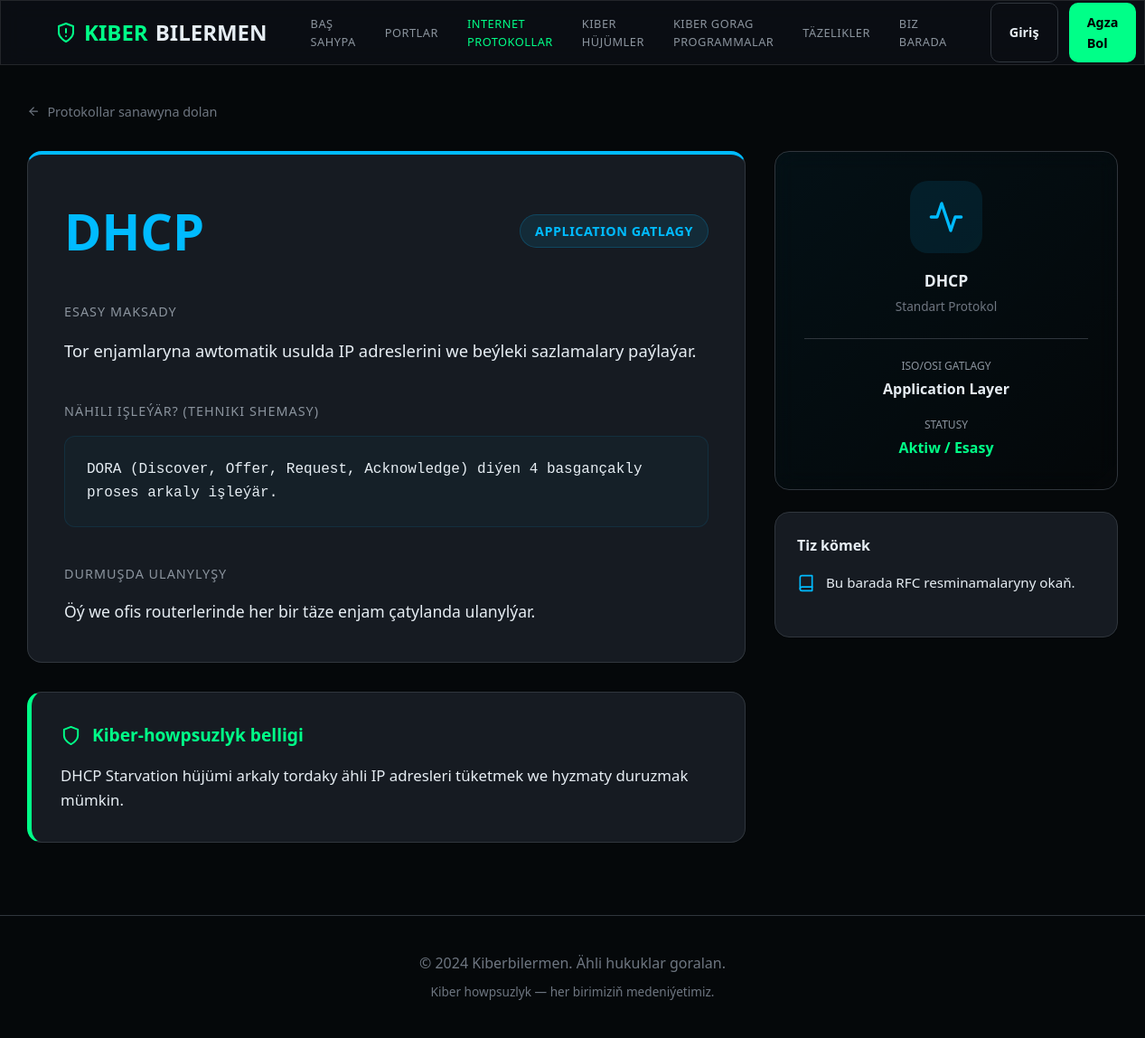
The page /protocols/6/ on the database its author committed.
### protocols/models.py (models this page shows, shortened)
class Protocol(models.Model):
    name = models.CharField(max_length=32, unique=True, verbose_name="Ady")
    category = models.ForeignKey(
        ProtocolCategory,
        on_delete=models.SET_NULL,
        null=True,
        blank=True,
        verbose_name="Kategoriýasy",
        related_name="protocols"
    )
    purpose = models.TextField(verbose_name="Maksady")
    how_it_works = models.TextField(verbose_name="Nähili işleýär?")
    real_world_use = models.TextField(blank=True, verbose_name="Amaly ulanylyşy")
    security_notes = models.TextField(blank=True, verbose_name="Howpsuzlyk bellikleri")
    highlight_dns = models.BooleanField(
        default=False,
        help_text="DNS-i sahypada has aýdyň görkezmek üçin işlediň.",
        verbose_name="DNS aýratynlygy"
    )
    class Meta:
        ordering = ["category", "name"]
        verbose_name = "Protokol"
        verbose_name_plural = "Protokollar"

class ProtocolCategory(models.Model):
    name = models.CharField(max_length=64, verbose_name="Ady")
    class Meta:
        verbose_name = "Protokol kategoriýasy"
        verbose_name_plural = "Protokol kategoriýalary"

### protocols/views.py (the view)
# urls.py: path("<int:pk>/", views.protocol_detail, name="detail"),
def protocol_detail(request, pk: int):
    protocol = get_object_or_404(Protocol, pk=pk)
    return render(request, "protocols/protocol_detail.html", {"protocol": protocol})

### protocols/templates/protocols/protocol_detail.html (shortened to what this page needs)
{% extends "base.html" %}
{% block content %}
<div style="margin-bottom: 32px;">
    <a href="{% url 'protocols:list' %}" style="color: var(--text-dim); text-decoration: none; font-size: 0.9rem; display: flex; align-items: center; gap: 8px;">
        <svg stroke="currentColor" fill="none" stroke-width="2" viewBox="0 0 24 24" stroke-linecap="round" stroke-linejoin="round" height="1em" width="1em" xmlns="http://www.w3.org/2000/svg"><line x1="19" y1="12" x2="5" y2="12"></line><polyline points="12 19 5 12 12 5"></polyline></svg>
        Protokollar sanawyna dolan
    </a>
</div>
<div class="port-detail-container" style="display: grid; grid-template-columns: 1fr 380px; gap: 32px; align-items: start;">
    <div class="detail-main">
        <div class="card glass" style="padding: 40px; margin-bottom: 32px; border-top: 4px solid var(--secondary);">
            <div style="display: flex; justify-content: space-between; align-items: center; margin-bottom: 32px;">
                <h1 style="font-size: 3.5rem; color: var(--secondary);">{{ protocol.name }}</h1>
                <span class="badge badge-registered" style="font-size: 0.9rem; padding: 6px 16px;">
                    {{ protocol.category.name }} Gatlagy
                </span>
            </div>
            <section style="margin-bottom: 40px;">
                <h3 style="color: var(--text-muted); margin-bottom: 16px; font-weight: 500; text-transform: uppercase; font-size: 0.9rem; letter-spacing: 1px;">Esasy Maksady</h3>
                <p style="font-size: 1.15rem; line-height: 1.7; color: var(--text-main);">{{ protocol.purpose }}</p>
            </section>
            <section style="margin-bottom: 40px;">
                <h3 style="color: var(--text-muted); margin-bottom: 16px; font-weight: 500; text-transform: uppercase; font-size: 0.9rem; letter-spacing: 1px;">Nähili işleýär? (Tehniki shemasy)</h3>
                <div style="background: rgba(0, 187, 255, 0.03); border: 1px solid rgba(0, 187, 255, 0.1); padding: 24px; border-radius: 12px; font-family: 'JetBrains Mono', monospace; font-size: 1rem; color: var(--text-main); line-height: 1.6;">
                    {{ protocol.how_it_works|linebreaks }}
                </div>
            </section>
            {% if protocol.real_world_use %}
                <section>
                    <h3 style="color: var(--text-muted); margin-bottom: 16px; font-weight: 500; text-transform: uppercase; font-size: 0.9rem; letter-spacing: 1px;">Durmuşda ulanylyşy</h3>
                    <p style="font-size: 1.1rem; line-height: 1.7;">{{ protocol.real_world_use }}</p>
                </section>
            {% endif %}
        </div>
        {% if protocol.security_notes %}
            <div class="card glass" style="padding: 32px; border-left: 5px solid var(--primary);">
                <h3 style="color: var(--primary); margin-bottom: 16px; display: flex; align-items: center; gap: 12px; font-size: 1.2rem;">
                    <svg stroke="currentColor" fill="none" stroke-width="2" viewBox="0 0 24 24" stroke-linecap="round" stroke-linejoin="round" height="1.2em" width="1.2em" xmlns="http://www.w3.org/2000/svg"><path d="M12 22s8-4 8-10V5l-8-3-8 3v7c0 6 8 10 8 10z"></path></svg>
                    Kiber-howpsuzlyk belligi
                </h3>
                <p style="font-size: 1.05rem; color: var(--text-main); line-height: 1.6;">
                    {{ protocol.security_notes }}
                </p>
            </div>
        {% endif %}
    </div>
    <div class="detail-sidebar">
        <div class="card glass" style="padding: 32px; text-align: center; background: linear-gradient(135deg, rgba(0, 187, 255, 0.05) 0%, transparent 100%);">
            <div style="margin-bottom: 24px;">
                <div style="width: 80px; height: 80px; background: rgba(0, 187, 255, 0.1); border-radius: 20px; display: flex; align-items: center; justify-content: center; margin: 0 auto 16px;">
                    <svg stroke="var(--secondary)" fill="none" stroke-width="2" viewBox="0 0 24 24" stroke-linecap="round" stroke-linejoin="round" height="2.5em" width="2.5em" xmlns="http://www.w3.org/2000/svg"><polyline points="22 12 18 12 15 21 9 3 6 12 2 12"></polyline></svg>
                </div>
                <h4 style="font-size: 1.1rem; margin-bottom: 4px;">{{ protocol.name }}</h4>
                <p style="color: var(--text-dim); font-size: 0.85rem;">Standart Protokol</p>
            </div>
            <div style="border-top: 1px solid var(--border-main); padding-top: 20px;">
                <div style="margin-bottom: 16px;">
                    <p style="color: var(--text-muted); font-size: 0.75rem; text-transform: uppercase; margin-bottom: 4px;">ISO/OSI Gatlagy</p>
                    <p style="font-weight: 600;">{{ protocol.category.name }} Layer</p>
                </div>
                <div>
                    <p style="color: var(--text-muted); font-size: 0.75rem; text-transform: uppercase; margin-bottom: 4px;">Statusy</p>
                    <p style="color: var(--primary); font-weight: 600;">Aktiw / Esasy</p>
                </div>
            </div>
        </div>
        <div class="card glass" style="margin-top: 24px; padding: 24px;">
            <h4 style="margin-bottom: 16px; font-size: 1rem; font-weight: 600;">Tiz kömek</h4>
            <ul class="icon-list" style="gap: 16px; font-size: 0.9rem;">
                <li style="display: flex; align-items: flex-start; gap: 12px;">
                    <span>Bu barada RFC resminamalaryny okaň.</span>
                </li>
            </ul>
        </div>
    </div>
</div>
{% endblock %}

### static/css/index.css (style rules this page uses)
:root { --bg-deep: #05080a; --bg-base: #0d1117; --bg-surface: #161b22; --bg-surface-half: rgba(22, 27, 34, 0.5); --primary: #00ff88; --primary-glow: rgba(0, 255, 136, 0.3); --secondary: #00bbff; --secondary-glow: rgba(0, 187, 255, 0.3); --text-main: #e6edf3; --text-muted: #8b949e; --text-dim: #6e7681; --border-main: #30363d; --border-hover: #484f58; --danger: #ff4b4b; --success: #00ff88; --warning: #ffcc00; --transition-fast: 0.2s cubic-bezier(0.4, 0, 0.2, 1); --transition-base: 0.3s cubic-bezier(0.4, 0, 0.2, 1); --glass-bg: rgba(13, 17, 23, 0.7); --glass-border: rgba(255, 255, 255, 0.1); --shadow-sm: 0 4px 6px -1px rgba(0, 0, 0, 0.3); --shadow-md: 0 10px 15px -3px rgba(0, 0, 0, 0.5); }
* { box-sizing: border-box; margin: 0; padding: 0; }
body { font-family: system-ui, -apple-system, 'Segoe UI', Roboto, Helvetica, Arial, sans-serif, 'Apple Color Emoji', 'Segoe UI Emoji'; background-color: var(--bg-deep); color: var(--text-main); line-height: 1.6; min-height: 100vh; overflow-x: hidden; }
.glass { background: var(--glass-bg); backdrop-filter: blur(12px); -webkit-backdrop-filter: blur(12px); border: 1px solid var(--glass-border); }
.card { background: var(--bg-surface); border: 1px solid var(--border-main); border-radius: 16px; padding: 24px; transition: var(--transition-base); }
.icon-list { list-style: none; display: flex; flex-direction: column; gap: 12px; margin-bottom: 24px; }
.icon-list li { display: flex; align-items: center; gap: 12px; font-size: 0.95rem; }
.icon-list svg { color: var(--primary); width: 20px; height: 20px; }
.badge { padding: 4px 12px; border-radius: 20px; font-size: 0.75rem; font-weight: 600; text-transform: uppercase; letter-spacing: 0.5px; display: inline-flex; align-items: center; gap: 4px; }
.badge-registered { background: rgba(0, 187, 255, 0.1); color: var(--secondary); border: 1px solid rgba(0, 187, 255, 0.2); }

### rows shown on the page
Protocol: name "DHCP", category.name "APPLICATION", purpose "Tor enjamlaryna awtomatik usulda IP adreslerini we beýleki sazlamalary paýlaýar.", how_it_works "DORA (Discover, Offer, Request, Acknowledge) diýen 4 basgançakly proses arkaly işleýär.", real_world_use "Öý we ofis routerlerinde her bir täze enjam çatylanda ulanylýar.", security_notes "DHCP Starvation hüjümi arkaly tordaky ähli IP adresleri tüketmek we hyzmaty duruzmak mümkin.", category.name "Application"
